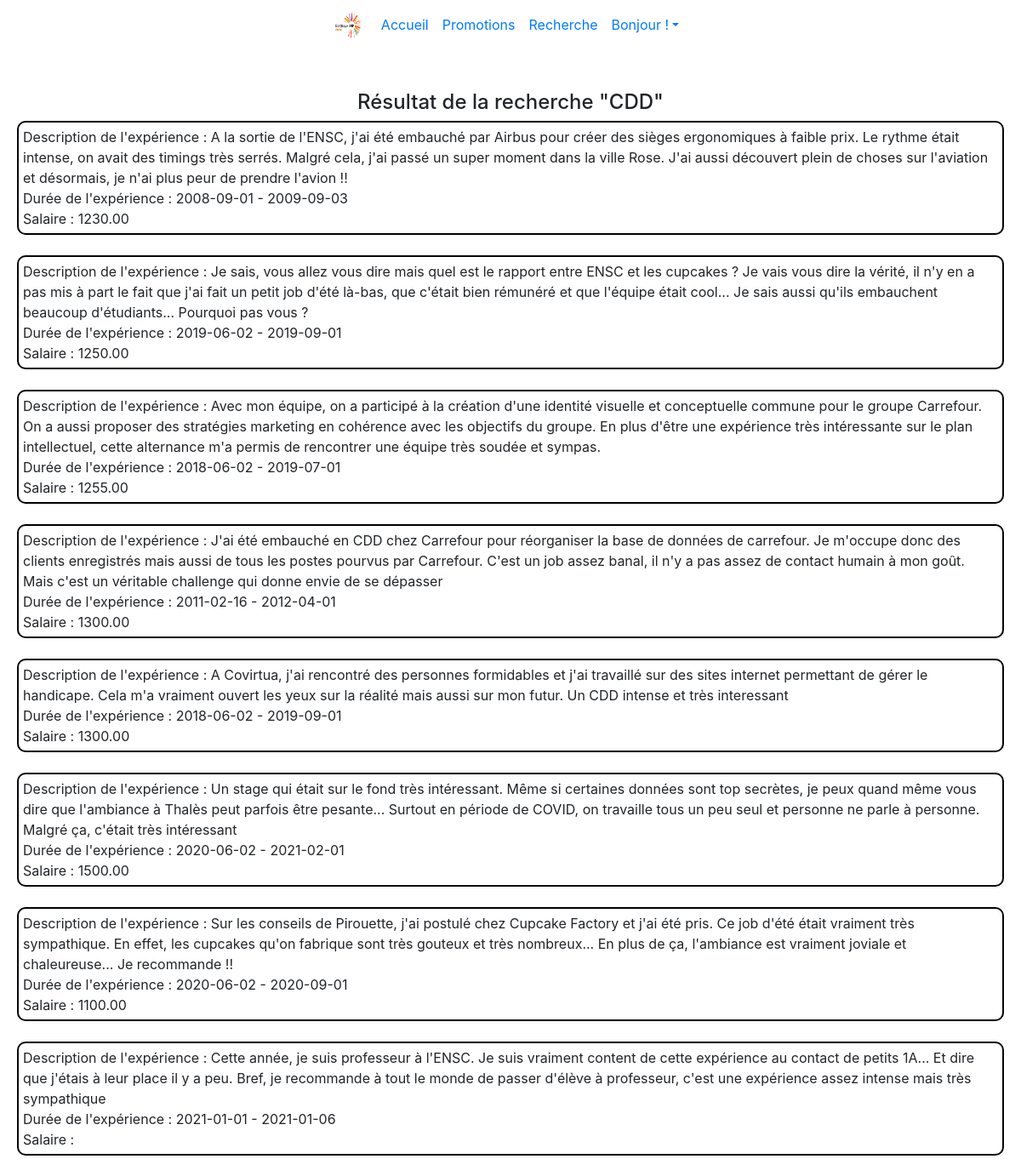
Screenshot of /resultresearch.php?table=experiencepro&attribut=type_exp&valeur=CDD (signed in) with the database file from the repository.
### tables this page shows
CREATE TABLE `experiencepro` (
  `id_exppro` int(10) NOT NULL,
  `type_exp` varchar(50) DEFAULT NULL,
  `description_exp` varchar(500) DEFAULT NULL,
  `date_debut` date DEFAULT NULL,
  `date_fin` date DEFAULT NULL,
  `salaire` decimal(10,2) DEFAULT NULL,
  `etat` tinyint(1) DEFAULT NULL,
  `id_organisation` int(11) NOT NULL,
  `id_eleve` int(11) NOT NULL
);

### includes/functions.php (called while the page is built, shortened)
<?php
function getDb() {
    $server = "localhost";
    $username = "alarunru_admin";
    $password = "20kaonashi23";
    $db = "alarunru_anciens";
    return new PDO("mysql:host=$server;dbname=$db;charset=utf8", "$username", "$password",
    array(PDO::ATTR_ERRMODE => PDO::ERRMODE_EXCEPTION));
}

### resultresearch.php (the view, shortened to what this page needs)
<?php session_start();
    include_once "includes/functions.php";
    include_once "includes/head.php";
    include_once "includes/header.php";
    $table = $_GET['table'];
    $valeur = $_GET['valeur'];
    if($table=="experiencepro"){
        ?>
        <h4 class="titre_rubrique">Résultat de la recherche "<?php echo "$valeur"?>"</h4>
        <?php
        $request = getDb() -> prepare("SELECT * FROM experiencepro WHERE type_exp=? AND etat=0;");
        $request->execute(array($valeur));
        $res=$request->fetchAll();
        foreach($res as $ligne){
            ?>
            <div class="cadre">
            <?php
            echo "Description de l'expérience : ". $ligne['description_exp'];
            ?> <br/> <?php
            echo "Durée de l'expérience : ". $ligne['date_debut']." - ".$ligne['date_fin'];
            ?> <br/> <?php
            echo "Salaire : ". $ligne['salaire'];
            ?> <br/></div><br/><?php
        }
    }
        ?>

### css/style.css (style rules this page uses)
.cadre { border-width:2px; border-style: solid; border-color: black; border-radius: 10px; margin-left:20px; margin-right: 20px; padding: 5px; }
.titre_rubrique { text-align: center; }

### rows the page displays
experiencepro: description_exp "A la sortie de l'ENSC, j'ai été embauché par Airbus pour créer des sièges ergonomiques à faible prix. Le rythme était intense, on avait des timings très serrés. Malgré cela, j'ai passé un super moment dans la ville Rose. J'ai aussi découvert plein de choses sur l'aviation et désormais, je n'ai plus peur de prendre l'avion !!", date_debut "2008-09-01", date_fin "2009-09-03", salaire "1230.00"
experiencepro: description_exp "Je sais, vous allez vous dire mais quel est le rapport entre ENSC et les cupcakes ? Je vais vous dire la vérité, il n'y en a pas mis à part le fait que j'ai fait un petit job d'été là-bas, que c'était bien rémunéré et que l'équipe était cool... Je sais aussi qu'ils embauchent beaucoup d'étudiants... Pourquoi pas vous ?", date_debut "2019-06-02", date_fin "2019-09-01", salaire "1250.00"
experiencepro: description_exp "Avec mon équipe, on a participé à la création d'une identité visuelle et conceptuelle commune pour le groupe Carrefour. On a aussi proposer des stratégies marketing en cohérence avec les objectifs du groupe. En plus d'être une expérience très intéressante sur le plan intellectuel, cette alternance m'a permis de rencontrer une équipe très soudée et sympas.", date_debut "2018-06-02", date_fin "2019-07-01", salaire "1255.00"
experiencepro: description_exp "J'ai été embauché en CDD chez Carrefour pour réorganiser la base de données de carrefour. Je m'occupe donc des clients enregistrés mais aussi de tous les postes pourvus par Carrefour. C'est un job assez banal, il n'y a pas assez de contact humain à mon goût. Mais c'est un véritable challenge qui donne envie de se dépasser", date_debut "2011-02-16", date_fin "2012-04-01", salaire "1300.00"
experiencepro: description_exp "A Covirtua, j'ai rencontré des personnes formidables et j'ai travaillé sur des sites internet permettant de gérer le handicape. Cela m'a vraiment ouvert les yeux sur la réalité mais aussi sur mon futur. Un CDD intense et très interessant", date_debut "2018-06-02", date_fin "2019-09-01", salaire "1300.00"
experiencepro: description_exp "Un stage qui était sur le fond très intéressant. Même si certaines données sont top secrètes, je peux quand même vous dire que l'ambiance à Thalès peut parfois être pesante... Surtout en période de COVID, on travaille tous un peu seul et personne ne parle à personne. Malgré ça, c'était très intéressant", date_debut "2020-06-02", date_fin "2021-02-01", salaire "1500.00"
experiencepro: description_exp "Sur les conseils de Pirouette, j'ai postulé chez Cupcake Factory et j'ai été pris. Ce job d'été était vraiment très sympathique. En effet, les cupcakes qu'on fabrique sont très gouteux et très nombreux... En plus de ça, l'ambiance est vraiment joviale et chaleureuse... Je recommande !!", date_debut "2020-06-02", date_fin "2020-09-01", salaire "1100.00"
experiencepro: description_exp "Cette année, je suis professeur à l'ENSC. Je suis vraiment content de cette expérience au contact de petits 1A... Et dire que j'étais à leur place il y a peu. Bref, je recommande à tout le monde de passer d'élève à professeur, c'est une expérience assez intense mais très sympathique", date_debut "2021-01-01", date_fin "2021-01-06"

### other values shown
$valeur "CDD"
